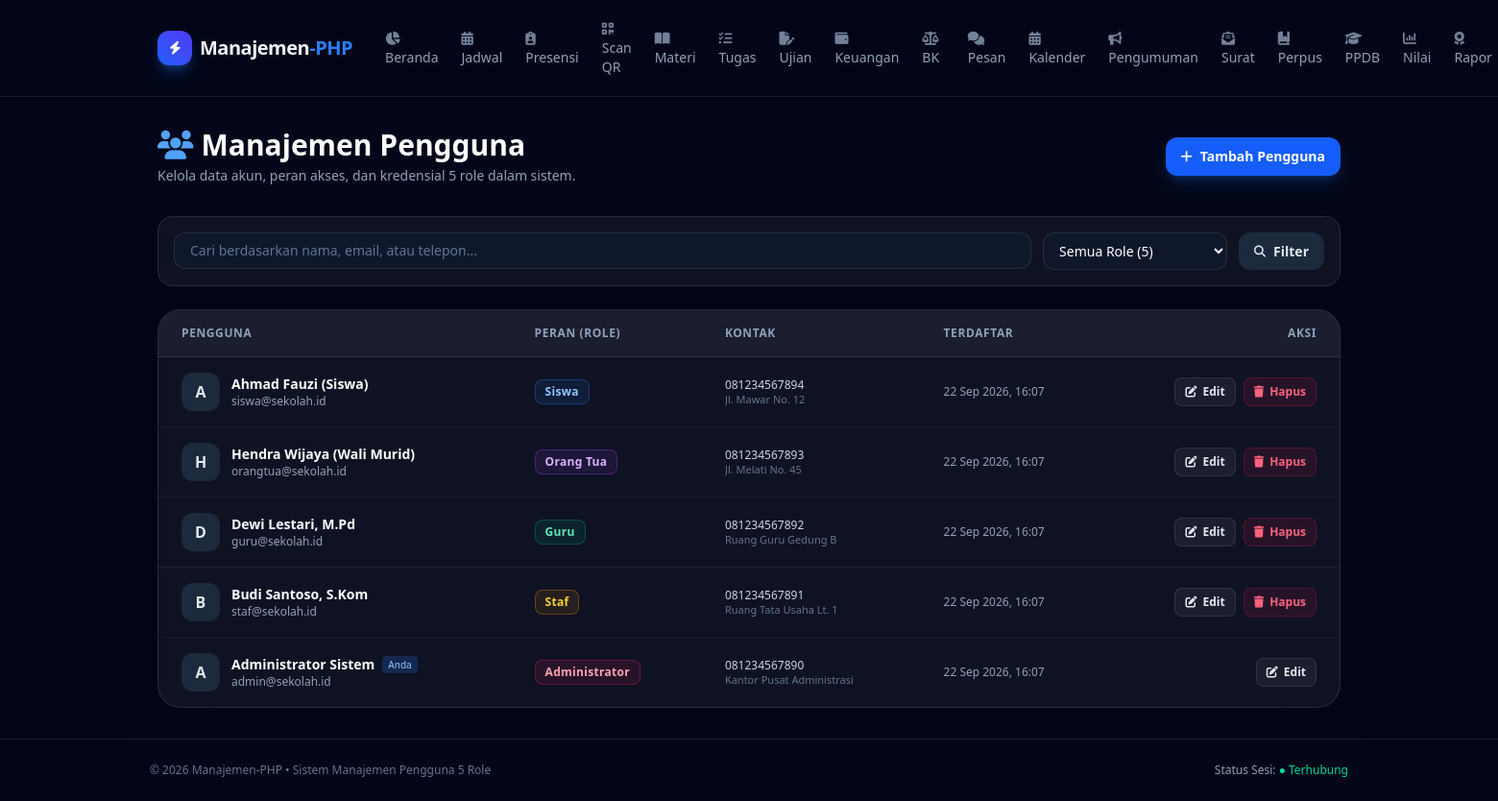
Page /dashboard/admin/users.php (signed in) on the committed database.
### tables this page shows
CREATE TABLE IF NOT EXISTS `users` (
    `id` INT AUTO_INCREMENT PRIMARY KEY,
    `name` VARCHAR(100) NOT NULL,
    `email` VARCHAR(100) NOT NULL UNIQUE,
    `password` VARCHAR(255) NOT NULL,
    `role` ENUM('administrator', 'staf', 'guru', 'orang_tua', 'siswa') NOT NULL DEFAULT 'siswa',
    `phone` VARCHAR(20) DEFAULT NULL,
    `address` TEXT DEFAULT NULL,
    `created_at` TIMESTAMP DEFAULT CURRENT_TIMESTAMP,
    `updated_at` TIMESTAMP DEFAULT CURRENT_TIMESTAMP ON UPDATE CURRENT_TIMESTAMP
);

### config/database.php (called while the page is built, shortened)
<?php
function getRoleLabel(string $role): string {
    return ROLES[$role] ?? ucfirst(str_replace('_', ' ', $role));
}
function getRoleBadge(string $role): string {
    switch ($role) {
        case 'administrator':
            return 'border-rose-500/30 bg-rose-500/10 text-rose-300';
        case 'staf':
            return 'border-amber-500/30 bg-amber-500/10 text-amber-300';
        case 'guru':
            return 'border-emerald-500/30 bg-emerald-500/10 text-emerald-300';
        case 'orang_tua':
            return 'border-purple-500/30 bg-purple-500/10 text-purple-300';
        case 'siswa':
        default:
            return 'border-blue-500/30 bg-blue-500/10 text-blue-300';
    }
}

### dashboard/admin/users.php (the view, shortened to what this page needs)
<?php
require_once __DIR__ . "/../../config/database.php";
$search = trim($_GET['search'] ?? '');
$sql = "SELECT id, name, email, role, phone, address, created_at FROM users WHERE 1=1";
$params = [];
$sql .= " ORDER BY id DESC";
$stmt = $pdo->prepare($sql);
$stmt->execute($params);
$users_list = $stmt->fetchAll();
require_once __DIR__ . "/../includes/header.php";
?>
<div class="mb-8 flex flex-col sm:flex-row sm:items-center sm:justify-between gap-4">
    <div>
        <h1 class="text-2xl sm:text-3xl font-extrabold text-white flex items-center gap-2">
            <i class="fa-solid fa-users text-blue-400"></i> Manajemen Pengguna
        </h1>
        <p class="mt-1 text-sm text-slate-400">
            Kelola data akun, peran akses, dan kredensial 5 role dalam sistem.
        </p>
    </div>
    <div>
        <button onclick="document.getElementById('modalCreate').classList.remove('hidden')"
                class="inline-flex items-center gap-2 rounded-xl bg-blue-600 hover:bg-blue-500 px-4 py-2.5 text-sm font-semibold text-white shadow-lg shadow-blue-500/20 transition cursor-pointer">
            <i class="fa-solid fa-plus"></i> Tambah Pengguna
        </button>
    </div>
</div>
<div class="mb-6 rounded-2xl border border-white/10 bg-white/5 p-4">
    <form method="GET" class="flex flex-col sm:flex-row gap-3">
        <div class="flex-1">
            <input
                type="text"
                name="search"
                value="<?= htmlspecialchars($search) ?>"
                placeholder="Cari berdasarkan nama, email, atau telepon..."
                class="w-full rounded-xl border border-white/10 bg-slate-900 px-4 py-2 text-sm text-white placeholder-slate-500 outline-none focus:border-blue-500"
            >
        </div>
        <div class="sm:w-48">
            <select name="role" class="w-full rounded-xl border border-white/10 bg-slate-900 px-3 py-2 text-sm text-white outline-none focus:border-blue-500">
                <option value="">Semua Role (5)</option>
            </select>
        </div>
        <div class="flex gap-2">
            <button type="submit" class="rounded-xl bg-slate-800 hover:bg-slate-700 px-4 py-2 text-sm font-semibold text-slate-200 transition flex items-center gap-2 cursor-pointer">
                <i class="fa-solid fa-magnifying-glass text-xs"></i> Filter
            </button>
        </div>
    </form>
</div>
<div class="overflow-hidden rounded-3xl border border-white/10 bg-white/5 shadow-2xl">
    <div class="overflow-x-auto">
        <table class="w-full text-left text-sm">
            <thead class="border-b border-white/10 bg-white/5 text-xs uppercase tracking-wider text-slate-400">
                <tr>
                    <th class="px-6 py-4 font-semibold">Pengguna</th>
                    <th class="px-6 py-4 font-semibold">Peran (Role)</th>
                    <th class="px-6 py-4 font-semibold">Kontak</th>
                    <th class="px-6 py-4 font-semibold">Terdaftar</th>
                    <th class="px-6 py-4 font-semibold text-right">Aksi</th>
                </tr>
            </thead>
            <tbody class="divide-y divide-white/5">
                <?php if (empty($users_list)): ?>
                    <tr>
                        <td colspan="5" class="py-12 text-center text-slate-400 text-sm">
                            Tidak ada data pengguna yang sesuai dengan filter pencarian.
                        </td>
                    </tr>
                <?php else: ?>
                    <?php foreach ($users_list as $u): ?>
                        <tr class="hover:bg-white/[0.02] transition">
                            <td class="px-6 py-4">
                                <div class="flex items-center gap-3">
                                    <div class="flex h-10 w-10 shrink-0 items-center justify-center rounded-xl bg-slate-800 text-base font-bold text-slate-200">
                                        <?= strtoupper(mb_substr($u['name'], 0, 1)) ?>
                                    </div>
                                    <div>
                                        <div class="font-semibold text-white flex items-center gap-2">
                                            <?= htmlspecialchars($u['name']) ?>
                                            <?php if ($u['id'] === (int)$_SESSION['user_id']): ?>
                                                <span class="rounded bg-blue-500/20 px-1.5 py-0.5 text-[10px] text-blue-300 font-normal">Anda</span>
                                            <?php endif; ?>
                                        </div>
                                        <div class="text-xs text-slate-400"><?= htmlspecialchars($u['email']) ?></div>
                                    </div>
                                </div>
                            </td>
                            <td class="px-6 py-4">
                                <span class="inline-flex items-center rounded-lg border px-2.5 py-1 text-xs font-semibold tracking-wide <?= getRoleBadge($u['role']) ?>">
                                    <?= htmlspecialchars(getRoleLabel($u['role'])) ?>
                                </span>
                            </td>
                            <td class="px-6 py-4 text-xs text-slate-300">
                                <div><?= htmlspecialchars($u['phone'] ?: '-') ?></div>
                                <?php if (!empty($u['address'])): ?>
                                    <div class="text-[11px] text-slate-500 truncate max-w-xs"><?= htmlspecialchars($u['address']) ?></div>
                                <?php endif; ?>
                            </td>
                            <td class="px-6 py-4 text-xs text-slate-400">
                                <?= date('d M Y, H:i', strtotime($u['created_at'])) ?>
                            </td>
                            <td class="px-6 py-4 text-right">
                                <div class="inline-flex items-center gap-2">
                                    <a href="users.php?action=edit&id=<?= $u['id'] ?>"
                                       class="rounded-lg border border-white/10 bg-white/5 px-2.5 py-1.5 text-xs font-semibold text-slate-200 hover:bg-white/10 transition inline-flex items-center gap-1.5">
                                        <i class="fa-solid fa-pen-to-square text-xs"></i> Edit
                                    </a>
                                    <?php if ($u['id'] !== (int)$_SESSION['user_id']): ?>
                                        <form method="POST" class="inline" onsubmit="return confirm('Yakin ingin menghapus pengguna <?= addslashes(htmlspecialchars($u['name'])) ?>? Data yang dihapus tidak dapat dipulihkan!');">
                                            <button type="submit" class="rounded-lg border border-rose-500/20 bg-rose-500/10 px-2.5 py-1.5 text-xs font-semibold text-rose-400 hover:bg-rose-500/20 transition inline-flex items-center gap-1.5 cursor-pointer">
                                                <i class="fa-solid fa-trash text-xs"></i> Hapus
                                            </button>
                                        </form>
                                    <?php endif; ?>
                                </div>
                            </td>
                        </tr>
                    <?php endforeach; ?>
                <?php endif; ?>
            </tbody>
        </table>
    </div>
</div>
<?php require_once __DIR__ . "/../includes/footer.php"; ?>

### rows in the picture
users: name "A", name "Ahmad Fauzi (Siswa)", email "siswa@sekolah.id", role "Siswa", phone "081234567894", address "Jl. Mawar No. 12", created_at "22 Sep 2026, 16:07"
users: name "H", name "Hendra Wijaya (Wali Murid)", email "orangtua@sekolah.id", role "Orang Tua", phone "081234567893", address "Jl. Melati No. 45", created_at "22 Sep 2026, 16:07"
users: name "D", name "Dewi Lestari, M.Pd", email "guru@sekolah.id", role "Guru", phone "081234567892", address "Ruang Guru Gedung B", created_at "22 Sep 2026, 16:07"
users: name "B", name "Budi Santoso, S.Kom", email "staf@sekolah.id", role "Staf", phone "081234567891", address "Ruang Tata Usaha Lt. 1", created_at "22 Sep 2026, 16:07"
users: name "A", name "Administrator Sistem", shows "Anda", email "admin@sekolah.id", role "Administrator", phone "081234567890", address "Kantor Pusat Administrasi", created_at "22 Sep 2026, 16:07"
